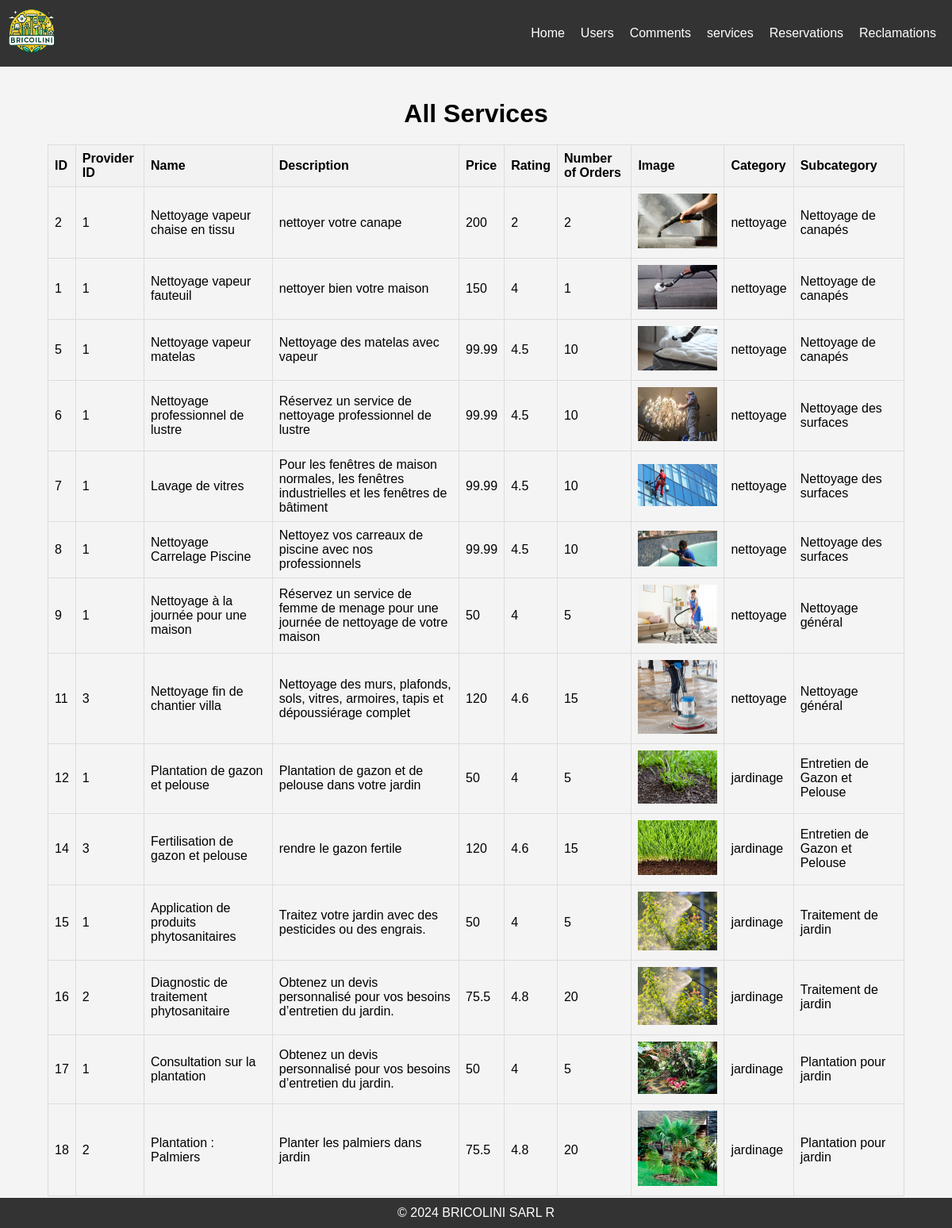
The app's page /admin/Services (signed in) with its own data.
### tables this page shows
CREATE TABLE IF NOT EXISTS `services` (
  `id` int NOT NULL AUTO_INCREMENT,
  `Id_P` int DEFAULT NULL,
  `Nom` varchar(255) DEFAULT NULL,
  `Description` varchar(255) DEFAULT NULL,
  `Prix` float DEFAULT NULL,
  `Note` float DEFAULT NULL,
  `Nbr_commande` int DEFAULT NULL,
  `image` varchar(255) DEFAULT NULL,
  `categorie` varchar(50) DEFAULT NULL,
  `sousCategorie` varchar(255) DEFAULT NULL,
  PRIMARY KEY (`id`),
  KEY `Id_P` (`Id_P`)
);

### Controllers/Controller.php (called while the page is built, shortened)
<?php
abstract class Controller
{
    public function loadView(string $view, array $data = [])
    {
        extract($data);
        require_once(ROOT . 'Views/' . strtolower(get_class($this)) . '/' . $view . '.php');
    }
}

### Controllers/Admin.php (called while the page is built, shortened)
<?php
class Admin extends Controller {
    public function services() {
        $services = $this->Services->getAllServices();
        $this->loadView('Services', ['services' => $services]);
    }
}

### Models/Services.php (called while the page is built, shortened)
<?php
class Services extends Model
{
    public function getAllServices()
    {
        $query = self::$instance->prepare("SELECT * FROM services");
        $query->execute();
        $services = $query->fetchAll();
        return $services;
    }
}

### Views/Admin/Services.php (the view, shortened to what this page needs)
<!DOCTYPE html>
<html lang="en">
<head>
    <?php require_once 'db_connection.php';
    require_once 'assets.php';
    ?>
</head>
<body>
<div class="container">
    <h1>All Services</h1>
    <div class="service-section">
        <table id="servicesTable" class="service-table">
            <tr>
                <th>ID</th>
                <th>Provider ID</th>
                <th>Name</th>
                <th>Description</th>
                <th>Price</th>
                <th>Rating</th>
                <th>Number of Orders</th>
                <th>Image</th>
                <th>Category</th>
                <th>Subcategory</th>
            </tr>
            <?php foreach ($services as $service): ?>
                <tr>
                    <td><?php echo $service['id']; ?></td>
                    <td><?php echo $service['Id_P']; ?></td>
                    <td><?php echo $service['Nom']; ?></td>
                    <td><?php echo $service['Description']; ?></td>
                    <td><?php echo $service['Prix']; ?></td>
                    <td><?php echo $service['Note']; ?></td>
                    <td><?php echo $service['Nbr_commande']; ?></td>
                    <td><img src="<?php echo $service['image']; ?>" alt="Service Image" width="100"></td>
                    <td><?php echo $service['categorie']; ?></td>
                    <td><?php echo $service['sousCategorie']; ?></td>
                </tr>
            <?php endforeach; ?>
        </table>
    </div>
</div>
</body>
</html>

### Views/Admin/Services.php (style rules this page uses)
body { font-family: Arial, sans-serif; margin: 0; padding: 0; background-color: #f4f4f4; }
.container { width: 90%; margin: 0 auto; padding: 20px 0; }
h1 { text-align: center; margin-bottom: 20px; }
.service-table { width: 100%; border-collapse: collapse; margin-bottom: 20px; }
.service-table th, .service-table td { border: 1px solid #ddd; padding: 8px; text-align: left; }
.service-table th { background-color: #f2f2f2; cursor: pointer; }
.service-table tr { transition: background-color 0.3s; cursor: pointer; }

### records on screen
services: id "2", Id_P "1", Nom "Nettoyage vapeur chaise en tissu", Description "nettoyer votre canape", Prix "200", Note "2", Nbr_commande "2", image (picture), categorie "nettoyage", sousCategorie "Nettoyage de canapés"
services: id "1", Id_P "1", Nom "Nettoyage vapeur fauteuil", Description "nettoyer bien votre maison", Prix "150", Note "4", Nbr_commande "1", image (picture), categorie "nettoyage", sousCategorie "Nettoyage de canapés"
services: id "5", Id_P "1", Nom "Nettoyage vapeur matelas", Description "Nettoyage des matelas avec vapeur", Prix "99.99", Note "4.5", Nbr_commande "10", image (picture), categorie "nettoyage", sousCategorie "Nettoyage de canapés"
services: id "6", Id_P "1", Nom "Nettoyage professionnel de lustre", Description "Réservez un service de nettoyage professionnel de lustre", Prix "99.99", Note "4.5", Nbr_commande "10", image (picture), categorie "nettoyage", sousCategorie "Nettoyage des surfaces"
services: id "7", Id_P "1", Nom "Lavage de vitres", Description "Pour les fenêtres de maison normales, les fenêtres industrielles et les fenêtres de bâtiment", Prix "99.99", Note "4.5", Nbr_commande "10", image (picture), categorie "nettoyage", sousCategorie "Nettoyage des surfaces"
services: id "8", Id_P "1", Nom "Nettoyage Carrelage Piscine", Description "Nettoyez vos carreaux de piscine avec nos professionnels", Prix "99.99", Note "4.5", Nbr_commande "10", image (picture), categorie "nettoyage", sousCategorie "Nettoyage des surfaces"
services: id "9", Id_P "1", Nom "Nettoyage à la journée pour une maison", Description "Réservez un service de femme de menage pour une journée de nettoyage de votre maison", Prix "50", Note "4", Nbr_commande "5", image (picture), categorie "nettoyage", sousCategorie "Nettoyage général"
services: id "11", Id_P "3", Nom "Nettoyage fin de chantier villa", Description "Nettoyage des murs, plafonds, sols, vitres, armoires, tapis et dépoussiérage complet", Prix "120", Note "4.6", Nbr_commande "15", image (picture), categorie "nettoyage", sousCategorie "Nettoyage général"
services: id "12", Id_P "1", Nom "Plantation de gazon et pelouse", Description "Plantation de gazon et de pelouse dans votre jardin", Prix "50", Note "4", Nbr_commande "5", image (picture), categorie "jardinage", sousCategorie "Entretien de Gazon et Pelouse"
services: id "14", Id_P "3", Nom "Fertilisation de gazon et pelouse", Description "rendre le gazon fertile", Prix "120", Note "4.6", Nbr_commande "15", image (picture), categorie "jardinage", sousCategorie "Entretien de Gazon et Pelouse"
services: id "15", Id_P "1", Nom "Application de produits phytosanitaires", Description "Traitez votre jardin avec des pesticides ou des engrais.", Prix "50", Note "4", Nbr_commande "5", image (picture), categorie "jardinage", sousCategorie "Traitement de jardin"
services: id "16", Id_P "2", Nom "Diagnostic de traitement phytosanitaire", Description "Obtenez un devis personnalisé pour vos besoins d’entretien du jardin.", Prix "75.5", Note "4.8", Nbr_commande "20", image (picture), categorie "jardinage", sousCategorie "Traitement de jardin"
services: id "17", Id_P "1", Nom "Consultation sur la plantation", Description "Obtenez un devis personnalisé pour vos besoins d’entretien du jardin.", Prix "50", Note "4", Nbr_commande "5", image (picture), categorie "jardinage", sousCategorie "Plantation pour jardin"
services: id "18", Id_P "2", Nom "Plantation : Palmiers", Description "Planter les palmiers dans jardin", Prix "75.5", Note "4.8", Nbr_commande "20", image (picture), categorie "jardinage", sousCategorie "Plantation pour jardin"
